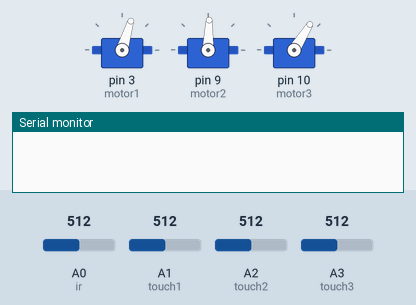
Recording of a sketch running on a simulated Arduino Uno, built with avr-gcc and run on an emulated ATmega328P. Parts: 3 × servo, the last lines printed to the serial monitor. The test bench sets the inputs (shaded band); at power-on: A1 (touch1) = 512, A2 (touch2) = 512, A3 (touch3) = 512, A0 (ir) = 512.

Above: at 1.2 s.
1.3 s: A1 (touch1) set to 805
At 2.9 s:
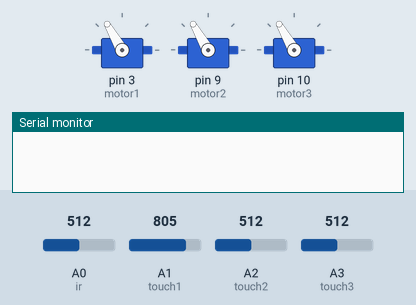
4.8 s: A1 (touch1) set to 834
At 6.2 s:
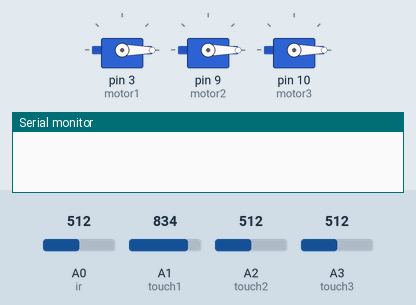
8.3 s: A2 (touch2) set to 805
16.2 s: A2 (touch2) set to 831
At 21.8 s:
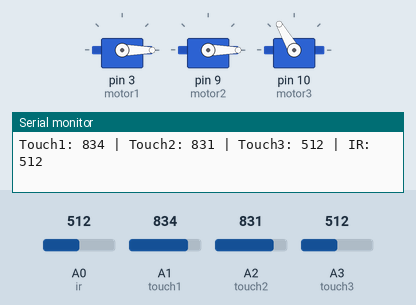
22.0 s: A1 (touch1) set to 810
At 27.9 s:
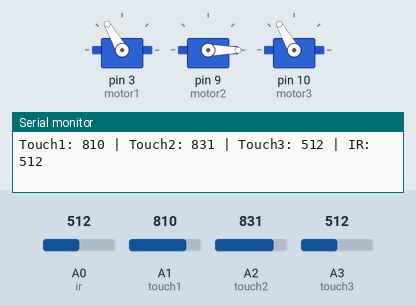
28.0 s: A3 (touch3) set to 806
33.1 s: A3 (touch3) set to 836
Timing chart, 0 to 41.3 s (numbered marks = the images above; inputs shaded):
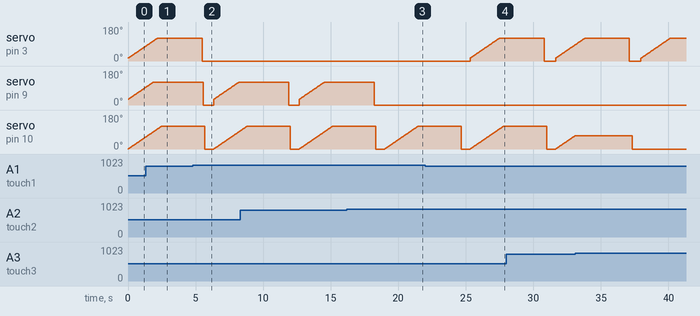

The sketch:

Sprint3Control.ino
```cpp
/* control code for sprint 3 deliverable
 */

#include <Servo.h>

// pins to connect touch sensor and IR sensor . . . could be changed
const byte ir = A0;
const byte touch1 = A1;
const byte touch2 = A2;
const byte touch3 = A3;

// pins to connect the servos . . . could be changed
const byte motor1 = 3;
const byte motor2 = 9;
const byte motor3 = 10;

// threshold values for the ir sensor and the touch sensor . . . might need to be changed
const int irthresh = 940;
const int touchthresh = 820;

// create servo objects
Servo myservo1;
Servo myservo2;
Servo myservo3;

const int maxclose = 120;
bool doOpen = true;

String result;

// other variables
int pos = 0;

void setup() {
  // put your setup code here, to run once:

  myservo1.attach(motor1);
  myservo2.attach(motor2);
  myservo3.attach(motor3);

//  pinMode(ir, INPUT);

//pinMode(touch1, INPUT);

  Serial.begin(9600);
}

void loop() {
  // put your main code here, to run repeatedly:

//  Serial.println("ir: " + ir);
//  Serial.println("touch1: " + touch1);
//  Serial.println("touch2: " + touch2);
//  Serial.println("touch3: " + touch3);

//for (pos = 0; pos <= 90; pos ++)
//{
////  myservo1.write(pos);
////  myservo2.write(pos);
////  myservo3.write(pos);
//  delay(100);
//}
//


/* code we want */
//Serial.println(analogRead(ir));

if (analogRead(ir) < irthresh)
{
  for (pos = 0; pos <= maxclose; pos++)
  {
    if (analogRead(touch1) < touchthresh)
    {
      myservo1.write(min(pos+15,maxclose));
    }
    if (analogRead(touch2) < touchthresh)
    {
      myservo2.write(min(pos+30,maxclose));
    }
    if (analogRead(touch3) < touchthresh)
    {
      myservo3.write(min(pos,maxclose));
    }
    delay(20);
  }
  delay(3000);
  doOpen = true;
}
else
{
  myservo1.write(0);
  delay(100);
  myservo2.write(0);
  delay(100);
  myservo3.write(0);
  delay(100);
}

if (doOpen){
  myservo1.write(0);
  delay(100);
  myservo2.write(0);
  delay(100);
  myservo3.write(0);
  delay(100);
  delay(500);
  doOpen=false;
}

result = "";
result = result + "Touch1: " + analogRead(touch1) + " | " + "Touch2: " + analogRead(touch2) + " | " + "Touch3: " + analogRead(touch3) + " | " + "IR: " + analogRead(ir);
Serial.println(result);

delay(50);


//  for (pos = 0; pos <= 200; pos ++)
//  {
//    myservo1.write(pos);

//    delay(10);
//    Serial.println("motor2: " + motor2);
//    Serial.println("motor3: " + motor3);
//  }


}
```

Measured:
- the behaviour switches between 819 and 820 on A1 (touch1) (found by bisection; images 1 and 2)
- the behaviour switches between 819 and 820 on A2 (touch2) (found by bisection; images 2 and 3)
- after the input at 4.8 s, servo on pin 3 (motor1): goes on until 5.5 s, then stays 0°
- after the input at 16.2 s, servo on pin 9 (motor2): goes on until 18.2 s, then stays 0°
- after the input at 22.0 s, servo on pin 3 (motor1): moves from 0° to 120° over 2.1 s, starting after 3.3 s
